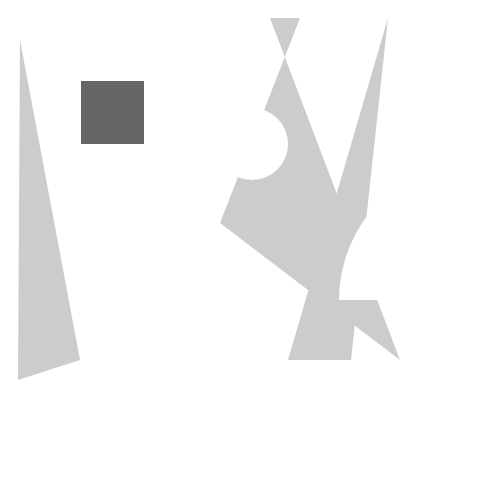
Frame 1 (no input)
Frame 60 (no input): identical to frame 1, image omitted
Frame 120 (the mouse pressed at the canvas centre since frame 60): identical to frame 1, image omitted

The p5.js sketch that drew this single still picture (run headless with seeded random() and noise() and a simulated clock; from frame 60 on, the mouse is pressed at the canvas centre):

// p5.js sketch
// ── sketch.js
function setup() {
  createCanvas(500, 500);

}

function draw() {
  background(100) ;
  // put your shapes here!
  background(400);
  noStroke();

  fill(204);
  triangle(20, 40, 18, 380, 80, 360);

  fill(102);
  rect(81, 81, 63, 63);

  fill(204);
  quad(300, 18, 270, 18, 400, 360, 220, 223);

  fill(300);
  ellipse(252, 144, 72, 72);

  fill(204);
  triangle(388, 18, 351, 360, 288, 360);

  fill(255);
  arc(479, 300, 280, 280, PI, TWO_PI);

  text(mouseX + " , " + mouseY, 10, 20) ;  // this helps know where the mouse is
}



function mouseReleased() {
  // if you click the mouse, you'll see the location in the debugging console
  print(mouseX + " , " + mouseY) ;
}
